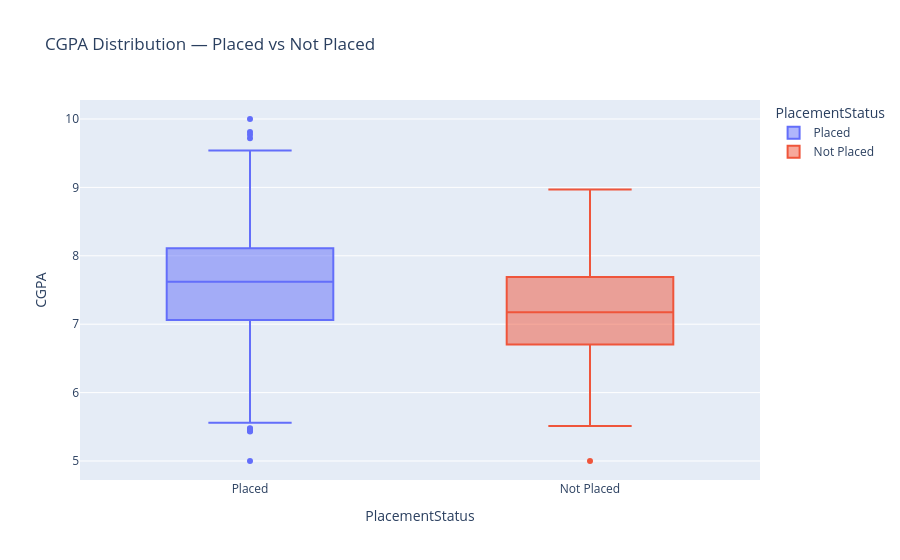

Notebook source saved alongside this figure:
### Code cell
px.box(df,x="PlacementStatus",y="CGPA",color="PlacementStatus",title='CGPA Distribution — Placed vs Not Placed')

### Figure 1 — Plotly figure (JSON) as saved in the notebook; plotly's stock layout.template omitted (floating-point values rounded to 4 significant figures; data arrays with more than 128 entries replaced by an {"elided": "..."} marker saying what was removed)
{"data": [{"alignmentgroup": "True", "hovertemplate": "PlacementStatus=%{x}<br>CGPA=%{y}<extra></extra>", "legendgroup": "Placed", "marker": {"color": "#636efa"}, "name": "Placed", "notched": false, "offsetgroup": "Placed", "orientation": "v", "showlegend": true, "type": "box", "x": {"elided": "1208 str values"}, "x0": " ", "xaxis": "x", "y": {"elided": "1208 float values"}, "y0": " ", "yaxis": "y"}, {"alignmentgroup": "True", "hovertemplate": "PlacementStatus=%{x}<br>CGPA=%{y}<extra></extra>", "legendgroup": "Not Placed", "marker": {"color": "#EF553B"}, "name": "Not Placed", "notched": false, "offsetgroup": "Not Placed", "orientation": "v", "showlegend": true, "type": "box", "x": {"elided": "292 str values"}, "x0": " ", "xaxis": "x", "y": {"elided": "292 float values"}, "y0": " ", "yaxis": "y"}], "layout": {"boxmode": "overlay", "legend": {"title": {"text": "PlacementStatus"}, "tracegroupgap": 0}, "title": {"text": "CGPA Distribution — Placed vs Not Placed"}, "xaxis": {"anchor": "y", "categoryarray": ["Placed", "Not Placed"], "categoryorder": "array", "domain": [0, 1], "title": {"text": "PlacementStatus"}}, "yaxis": {"anchor": "x", "domain": [0, 1], "title": {"text": "CGPA"}}}}
